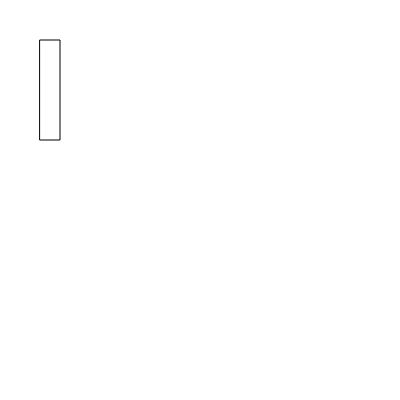
Frame 1 (no input)
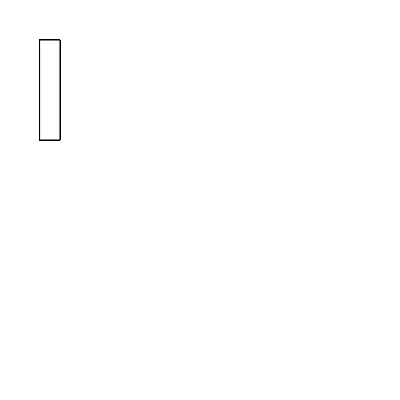
Frame 60 (no input)
Frame 120 (the mouse pressed at the canvas centre since frame 60): identical to frame 60, image omitted

The p5.js sketch that drew these frames (run headless with seeded random() and noise() and a simulated clock; from frame 60 on, the mouse is pressed at the canvas centre):

// p5.js sketch
// ── sketch.js
function setup() {
  cnvs = createCanvas(400,400);
  cnvs.parent = "p5canvas";

}

function draw() {
  rect(40,40,20,100);

}
